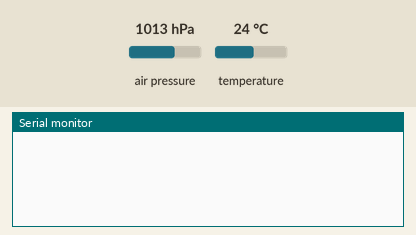
Simulated run of this sketch. Board: Arduino Uno, built with avr-gcc and run on an emulated ATmega328P. Shown: the last lines printed to the serial monitor. Inputs (shaded band) come from the test bench; at power-on: air pressure 1013 hPa, temperature 24 °C.

Above: at 1.2 s.
1.3 s: air pressure set to 952 hPa
At 3.2 s:
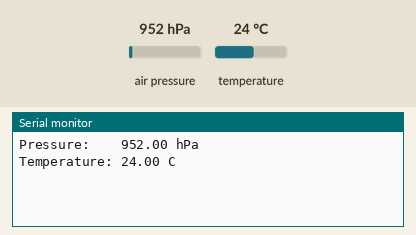
3.5 s: temperature set to 12 °C
At 4.5 s:
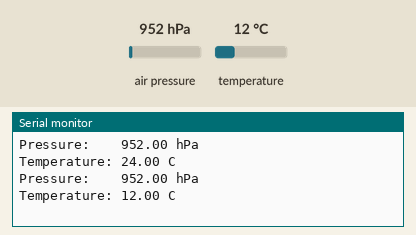
5.0 s: air pressure set to 975 hPa
At 6.6 s:
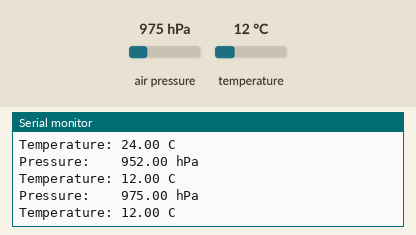

The sketch:

pressure_sensor.ino
```cpp
#include <Wire.h>
#include <Adafruit_Sensor.h>
#include <Adafruit_BMP085_U.h>


Adafruit_BMP085_Unified bmp = Adafruit_BMP085_Unified(10085);
int currentTime;
int previouseTime = 0;

void setup(void)
{
  Serial.begin(9600);

  /* Initialise the sensor */
  if (!bmp.begin())
  {
    /* There was a problem detecting the BMP085 ... check your connections */
    Serial.print("Ooops, no BMP085 detected ... Check your wiring or I2C ADDR!");
    while (1);
  }
}

void loop(void)
{
  currentTime = millis();

  /* Get a new sensor event */
  sensors_event_t event;
  bmp.getEvent(&event);

  if (currentTime - previouseTime >= 2000) {
    previouseTime = currentTime;
    /* Display the results (barometric pressure is measure in hPa) */
    if (event.pressure)
    {
      /* Display atmospheric pressue in hPa */
      Serial.print("Pressure:    ");
      Serial.print(event.pressure);
      Serial.println(" hPa");

      float temperature;
      bmp.getTemperature(&temperature);
      Serial.print("Temperature: ");
      Serial.print(temperature);
      Serial.println(" C");
    }
    else
    {
      Serial.println("Sensor error");
    }
  }
}
```

Measured:
- after the input at 1.3 s, the serial monitor: prints a new line after 0.74 s (image 1)
- after the input at 3.5 s, the serial monitor: prints a new line after 0.58 s (image 2)
- after the input at 5.0 s, the serial monitor: prints a new line after 1.1 s (image 3)
